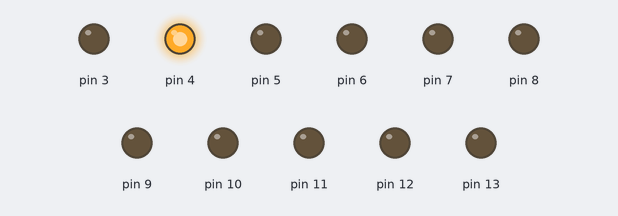
The sketch below on a simulated Arduino Uno, built with avr-gcc and run on an emulated ATmega328P. Shown: output pins drawn as LEDs (lit = HIGH).

Above: at 0.3 s.
At 0.7 s:
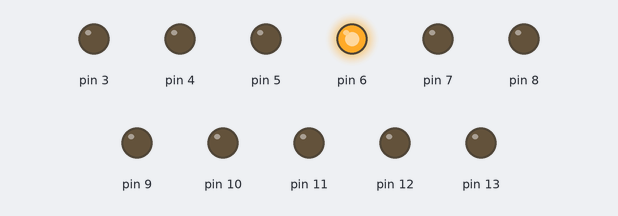
At 1.3 s:
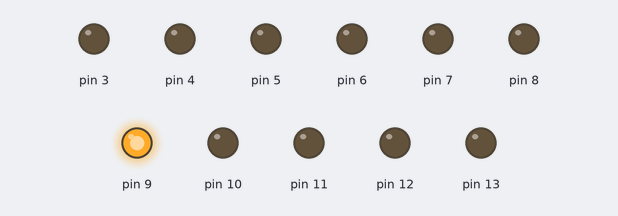
At 2.2 s:
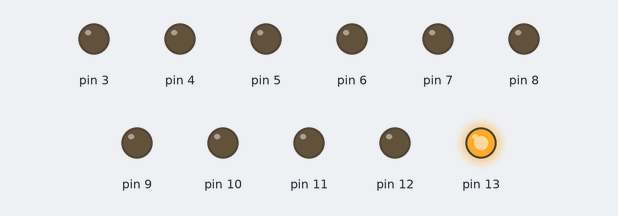
At 3.3 s:
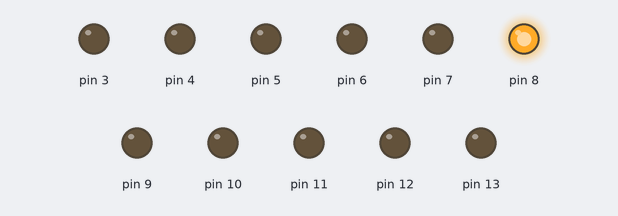
At 4.4 s:
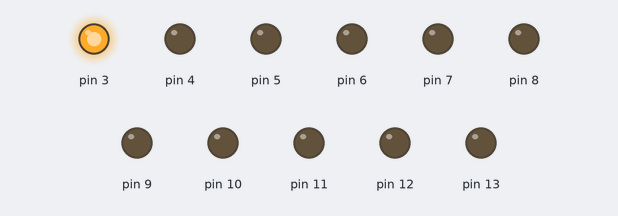
Timing chart, 0 to 5.7 s (numbered marks = the images above):
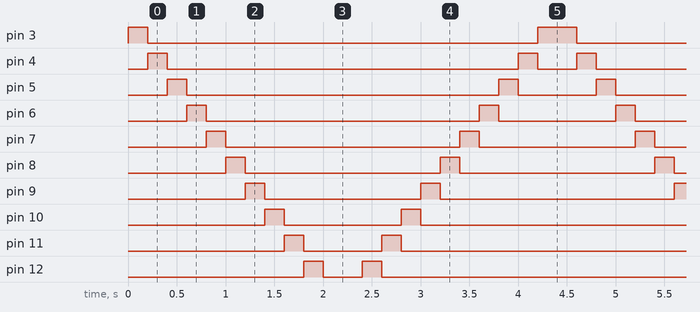

The sketch:

week03_6_auto_for_up_for_down.ino
```cpp
//week03_6_auto_for_up_for_down
void setup() {
  for(int i=3;i<=13;i++){
    pinMode(i,OUTPUT);
  }
}

void loop() {
  for(int i=3;i<=13;i++){
    for(int j=3;j<=13;j++) digitalWrite(j,LOW);
    digitalWrite(i,HIGH);
    delay(200);
  }

  for(int i=13;i>=3;i--){
    for(int j=13;j>=3;j--) digitalWrite(j,LOW);
    digitalWrite(i,HIGH);
    delay(200);
  }
}
```

Measured:
- by itself, pin 3: repeats every 4.4 s: LOW 4.0 s, HIGH 0.40 s
- by itself, pin 4: repeats every 4.4 s: LOW 3.6 s, HIGH 0.20 s, LOW 0.40 s, HIGH 0.20 s
- by itself, pin 5: repeats every 4.4 s: LOW 3.2 s, HIGH 0.20 s, LOW 0.80 s, HIGH 0.20 s
- by itself, pin 6: repeats every 4.4 s: LOW 2.8 s, HIGH 0.20 s, LOW 1.2 s, HIGH 0.20 s
- by itself, pin 7: repeats every 4.4 s: LOW 2.4 s, HIGH 0.20 s, LOW 1.6 s, HIGH 0.20 s
- by itself, pin 8: alternates HIGH for 0.20 s and LOW for 2.0 s
- by itself, pin 9: repeats every 4.4 s: LOW 1.6 s, HIGH 0.20 s, LOW 2.4 s, HIGH 0.20 s
- by itself, pin 10: repeats every 4.4 s: LOW 1.2 s, HIGH 0.20 s, LOW 2.8 s, HIGH 0.20 s
